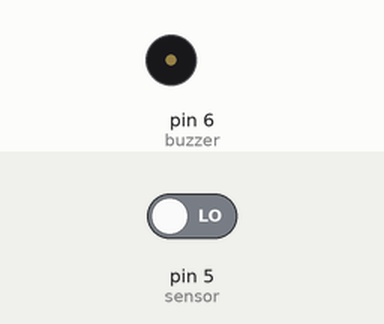
A sketch run on a simulated Arduino Uno, built with avr-gcc and run on an emulated ATmega328P. Shown: buzzer (waves = sounding, pin HIGH). The test bench sets the inputs (shaded band); at power-on: pin 5 (sensor) LOW.

Above: at 1.2 s.
1.3 s: pin 5 (sensor) driven HIGH
At 2.2 s:
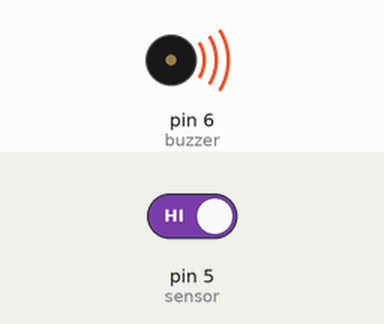
2.8 s: pin 5 (sensor) driven LOW
At 3.4 s:
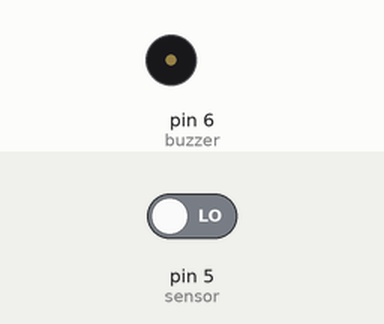
Timing chart, 0 to 5.8 s (numbered marks = the images above; inputs shaded):
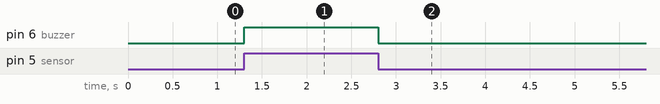

The sketch:

theft_alaram_ir.ino
```cpp
int sensor = 5;
int buzzer =6;
void setup() {
  // put your setup code here, to run once:
  pinMode(sensor,INPUT);
  pinMode(buzzer,OUTPUT);

}

void loop() {
  // put your main code here, to run repeatedly:
  int stat = digitalRead(sensor);
  digitalWrite(buzzer,stat);

}
```

Measured:
- after the input at 1.3 s, pin 6 (buzzer): LOW → HIGH at once
- after the input at 2.8 s, pin 6 (buzzer): HIGH → LOW at once
